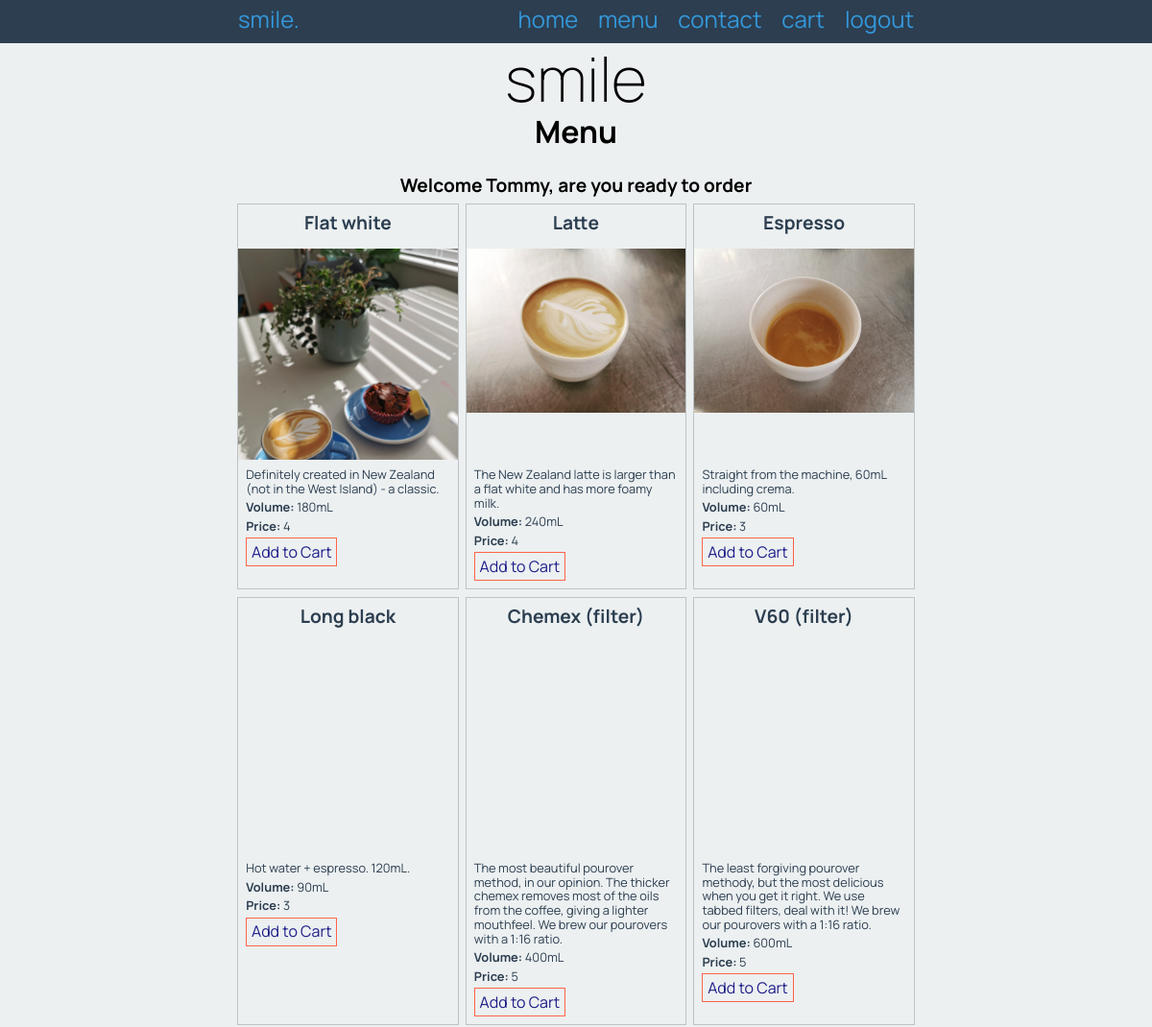
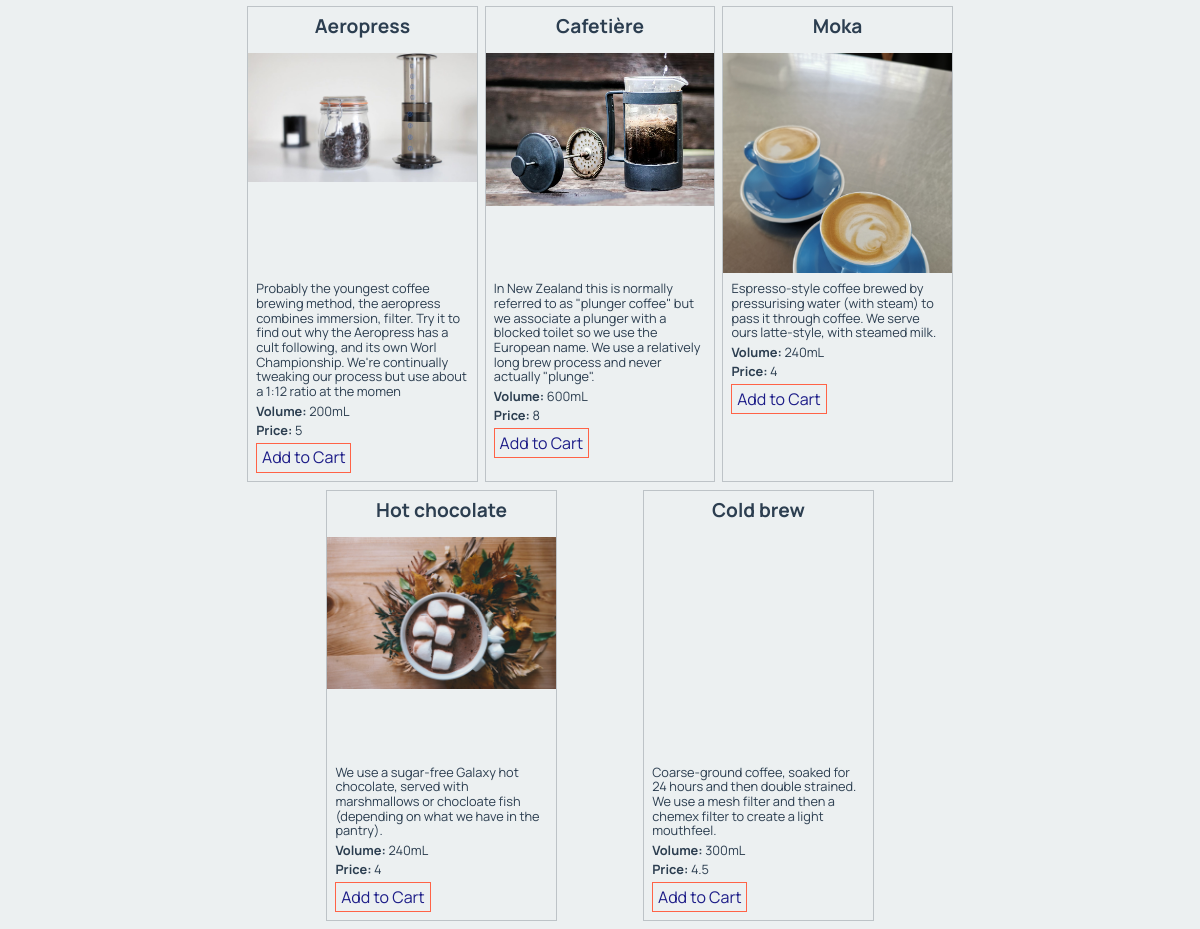
Page /menu (signed in) on the committed database (2 pictures, top to bottom).
### tables this page shows
CREATE TABLE product
(
	id integer
		constraint product_pk
			primary key autoincrement,
	name varchar(30),
	description varchar(300),
	volume char(6),
	image varchar(30),
	price decimal(4,2)
);

### app.py (the view)
@app.route('/menu')
def render_menu_page():
    con = create_connection(DATABASE)
    query = "SELECT name, description, volume, price, image, id FROM product"
    cur = con.cursor()  # creates a courser to write the query
    cur.execute(query)
    product_list = cur.fetchall()
    con.close()
    return render_template('menu.html', products=product_list, logged_in=is_logged_in())

### app.py (called while the page is built)
def create_connection(db_file):
    try:
        connection = sqlite3.connect(db_file)
        connection.execute('pragma foreign_keys=ON')
        return connection
    except sqlite3.Error as e:
        print(e)
        return None

def is_logged_in():
    if session.get("email") is None:
        print("Not logged in")
        return False
    else:
        return True

### templates/menu.html
{% extends 'base.html' %}
{% block pageheading %}
Menu
{% endblock %}
{% block main %}
<br>
{% if logged_in %}
    <div><h3>Welcome {{ session["fname"] }}, are you ready to order</h3></div>
{% endif %}
<div class="products">
{% for product in products %}
    <div class="product-box">
    <div class="product-box-heading">
        <h3>{{ product[0] }}</h3>
    </div>
    <div class="product-box-image">
        <img src="/static/images/{{ product[4] }}.jpg" alt="">
    </div>
    <div class="product-box-info">
    <p> {{ product[1] }}</p>
    <p><strong>Volume: </strong>{{ product[2] }}</p>
    <p><strong>Price: </strong>{{ product[3] }}</p>
    {% if logged_in %}
    <a class="button-menu" href="/addtocart/{{ product[5] }}">Add to Cart</a>
    {% endif %}
    </div>
    </div>
{% endfor %}
</div>
{% endblock %}

### static/smile.css (style rules this page uses)
* { font-family: 'Manrope', sans-serif; padding: 0; margin: 0; box-sizing: border-box; }
body { background-color: rgb(236, 240, 241); }
img { max-width: 100%; }
h3 { font-size: 1.2rem; text-align: center; margin: 0 0 0.5rem 0; }
a, a:visited { color: rgb(52, 152, 219); text-decoration: none; }
.products { display: flex; flex-wrap: wrap; justify-content: space-evenly; }
.product-box { width: 32%; border: 1px solid rgba(189, 195, 199, 1.0); color: rgba(44, 62, 80, 1.0); margin-bottom: 0.5rem; }
.product-box-heading { padding: 0.5rem; }
.product-box-image { height: 220px; overflow: hidden; }
.product-box-info { padding: 0.5rem; }
.product-box h3 { font-size: 1.2rem; text-align: center; }
.product-box p { font-size: 0.8rem; margin-bottom: 0.3rem; }
.product-box a { border: 1px solid tomato; padding: 0.3rem; text-align: right; }
.button-menu { border: none; color: #1d1d88; display: inline-block; font-size: 1rem; }

### rows in the picture
product: name "Flat white", image (picture), description "Definitely created in New Zealand (not in the West Island) - a classic.", volume "180mL", price "4"
product: name "Latte", image (picture), description "The New Zealand latte is larger than a flat white and has more foamy milk.", volume "240mL", price "4"
product: name "Espresso", image (picture), description "Straight from the machine, 60mL including crema.", volume "60mL", price "3"
product: name "Long black", description "Hot water + espresso. 120mL.", volume "90mL", price "3"
product: name "Chemex (filter)", description "The most beautiful pourover method, in our opinion. The thicker chemex removes most of the oils from the coffee, giving a lighter mouthfeel. We brew our pourovers with a 1:16 ratio.", volume "400mL", price "5"
product: name "V60 (filter)", description "The least forgiving pourover methody, but the most delicious when you get it right. We use tabbed filters, deal with it! We brew our pourovers with a 1:16 ratio.", volume "600mL", price "5"
product: name "Aeropress", image (picture), description "Probably the youngest coffee brewing method, the aeropress combines immersion, filter. Try it to find out why the Aeropress has a cult following, and its own Worl Championship. We're continually tweaking our process but use about a 1:12 ratio at the momen", volume "200mL", price "5"
product: name "Cafetière", image (picture), description "In New Zealand this is normally referred to as \"plunger coffee\" but we associate a plunger with a blocked toilet so we use the European name. We use a relatively long brew process and never actually \"plunge\".", volume "600mL", price "8"
product: name "Moka", image (picture), description "Espresso-style coffee brewed by pressurising water (with steam) to pass it through coffee. We serve ours latte-style, with steamed milk.", volume "240mL", price "4"
product: name "Hot chocolate", image (picture), description "We use a sugar-free Galaxy hot chocolate, served with marshmallows or chocloate fish (depending on what we have in the pantry).", volume "240mL", price "4"
product: name "Cold brew", description "Coarse-ground coffee, soaked for 24 hours and then double strained. We use a mesh filter and then a chemex filter to create a light mouthfeel.", volume "300mL", price "4.5"

### other values in the picture
{{ session["fname"] }} "Tommy"
